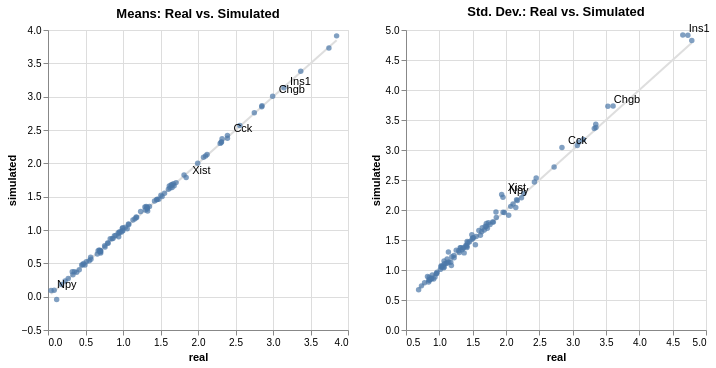

Notebook source saved alongside this figure:
### Markdown cell above
## Gene Summary Stats

### Code cell
import scdiagnostics as scd

scd.compare_moments(pancreas, samples, label_threshold=0.2)

### Figure 1 — Vega-Lite specification as saved in the notebook (floating-point values rounded to 4 significant figures)
{"config": {"view": {"continuousWidth": 300, "continuousHeight": 300}}, "hconcat": [{"layer": [{"data": {"name": "data-a9a5c98cff1ce7b83d0a643c6395ab8c"}, "mark": {"type": "line", "color": "#dedede"}, "encoding": {"x": {"field": "real", "type": "quantitative"}, "y": {"field": "simulated", "type": "quantitative"}}}, {"data": {"name": "data-a752f65130e7e9f65d592e98eb02e53e"}, "mark": {"type": "circle"}, "encoding": {"x": {"field": "real", "type": "quantitative"}, "y": {"field": "simulated", "type": "quantitative"}}}, {"data": {"name": "data-def78614ff93cfc82ba64e637e53de64"}, "mark": {"type": "text", "align": "left", "dx": 6, "dy": -6}, "encoding": {"text": {"field": "label", "type": "nominal"}, "x": {"field": "real", "type": "quantitative"}, "y": {"field": "simulated", "type": "quantitative"}}}], "title": "Means: Real vs. Simulated"}, {"layer": [{"data": {"name": "data-c74cadbd9f9470c3109fbd76c061f735"}, "mark": {"type": "line", "color": "#dedede"}, "encoding": {"x": {"field": "real", "type": "quantitative"}, "y": {"field": "simulated", "type": "quantitative"}}}, {"data": {"name": "data-2355fe38d5280d181016f5debce9b42e"}, "mark": {"type": "circle"}, "encoding": {"x": {"field": "real", "type": "quantitative"}, "y": {"field": "simulated", "type": "quantitative"}}}, {"data": {"name": "data-1b4a6971d85b788cb384576ad765311e"}, "mark": {"type": "text", "align": "left", "dx": 6, "dy": -6}, "encoding": {"text": {"field": "label", "type": "nominal"}, "x": {"field": "real", "type": "quantitative"}, "y": {"field": "simulated", "type": "quantitative"}}}], "title": "Std. Dev.: Real vs. Simulated"}], "$schema": "https://vega.github.io/schema/vega-lite/v6.1.0.json", "datasets": {"data-a9a5c98cff1ce7b83d0a643c6395ab8c": [{"real": 0.04084, "simulated": 0.04084}, {"real": 3.848, "simulated": 3.848}], "data-a752f65130e7e9f65d592e98eb02e53e": [{"real": 3.848, "simulated": 3.912, "label": ""}, {"real": 3.746, "simulated": 3.731, "label": ""}, {"real": 2.995, "simulated": 3.008, "label": "Chgb"}, {"real": 2.751, "simulated": 2.76, "label": ""}, {"real": 2.558, "simulated": 2.567, "label": ""}, {"real": 2.393, "simulated": 2.376, "label": ""}, {"real": 2.392, "simulated": 2.419, "label": "Cck"}, {"real": 3.146, "simulated": 3.134, "label": "Ins1"}, {"real": 2.31, "simulated": 2.32, "label": ""}, {"real": 2.321, "simulated": 2.369, "label": ""}, {"real": 2.073, "simulated": 2.092, "label": ""}, {"real": 2.85, "simulated": 2.847, "label": ""}, {"real": 1.842, "simulated": 1.788, "label": "Xist"}, {"real": 2.295, "simulated": 2.299, "label": ""}, {"real": 2.853, "simulated": 2.862, "label": ""}, {"real": 1.627, "simulated": 1.63, "label": ""}, {"real": 1.682, "simulated": 1.665, "label": ""}, {"real": 1.353, "simulated": 1.352, "label": ""}, {"real": 1.708, "simulated": 1.711, "label": ""}, {"real": 1.617, "simulated": 1.659, "label": ""}, {"real": 1.159, "simulated": 1.17, "label": ""}, {"real": 1.319, "simulated": 1.341, "label": ""}, {"real": 1.292, "simulated": 1.347, "label": ""}, {"real": 1.506, "simulated": 1.522, "label": ""}, {"real": 2.121, "simulated": 2.131, "label": ""}, {"real": 1.073, "simulated": 1.09, "label": ""}, {"real": 1.133, "simulated": 1.152, "label": ""}, {"real": 1.654, "simulated": 1.636, "label": ""}, {"real": 1.606, "simulated": 1.61, "label": ""}, {"real": 0.9956, "simulated": 1.036, "label": ""}, {"real": 1.522, "simulated": 1.504, "label": ""}, {"real": 1.032, "simulated": 1.041, "label": ""}, {"real": 1.056, "simulated": 1.018, "label": ""}, {"real": 1.814, "simulated": 1.824, "label": ""}, {"real": 0.8856, "simulated": 0.9156, "label": ""}, {"real": 1.329, "simulated": 1.283, "label": ""}, {"real": 1.324, "simulated": 1.316, "label": ""}, {"real": 1.672, "simulated": 1.695, "label": ""}, {"real": 0.9982, "simulated": 0.9876, "label": ""}, {"real": 3.37, "simulated": 3.382, "label": ""}, {"real": 0.7951, "simulated": 0.8041, "label": ""}, {"real": 1.325, "simulated": 1.333, "label": ""}, {"real": 0.9551, "simulated": 0.9728, "label": ""}, {"real": 0.9365, "simulated": 0.9604, "label": ""}, {"real": 1.42, "simulated": 1.436, "label": ""}, {"real": 0.6833, "simulated": 0.6998, "label": ""}, {"real": 1.456, "simulated": 1.46, "label": ""}, {"real": 1.554, "simulated": 1.551, "label": ""}, {"real": 0.3827, "simulated": 0.3679, "label": ""}, {"real": 0.5505, "simulated": 0.5391, "label": ""}, {"real": 0.4636, "simulated": 0.4774, "label": ""}, {"real": 1.477, "simulated": 1.463, "label": ""}, {"real": 1.641, "simulated": 1.676, "label": ""}, {"real": 0.9471, "simulated": 0.9525, "label": ""}, {"real": 0.511, "simulated": 0.5224, "label": ""}, {"real": 0.8298, "simulated": 0.8681, "label": ""}, {"real": 0.8681, "simulated": 0.8745, "label": ""}, {"real": 1.309, "simulated": 1.351, "label": ""}, {"real": 0.5721, "simulated": 0.5615, "label": ""}, {"real": 0.7552, "simulated": 0.7655, "label": ""}, {"real": 0.8549, "simulated": 0.8675, "label": ""}, {"real": 2.312, "simulated": 2.315, "label": ""}, {"real": 0.2697, "simulated": 0.273, "label": ""}, {"real": 0.4488, "simulated": 0.4741, "label": ""}, {"real": 0.4927, "simulated": 0.4735, "label": ""}, {"real": 1.653, "simulated": 1.68, "label": ""}, {"real": 1.077, "simulated": 1.083, "label": ""}, {"real": 0.991, "simulated": 1.022, "label": ""}, {"real": 1.448, "simulated": 1.452, "label": ""}, {"real": 0.9421, "simulated": 0.9, "label": ""}, {"real": 0.697, "simulated": 0.6838, "label": ""}, {"real": 0.08273, "simulated": 0.09762, "label": ""}, {"real": 0.5683, "simulated": 0.5924, "label": ""}, {"real": 0.3235, "simulated": 0.3738, "label": ""}, {"real": 0.6965, "simulated": 0.6825, "label": ""}, {"real": 0.1814, "simulated": 0.181, "label": ""}, {"real": 0.1157, "simulated": -0.04358, "label": ""}, {"real": 0.2278, "simulated": 0.2351, "label": ""}, {"real": 0.7605, "simulated": 0.7459, "label": ""}, {"real": 0.975, "simulated": 0.9681, "label": ""}, {"real": 0.9039, "simulated": 0.9183, "label": ""}, {"real": 0.6578, "simulated": 0.639, "label": ""}, {"real": 0.4741, "simulated": 0.4968, "label": ""}, {"real": 0.7024, "simulated": 0.6541, "label": ""}, {"real": 1.182, "simulated": 1.188, "label": ""}, {"real": 0.4167, "simulated": 0.4053, "label": ""}, {"real": 2.101, "simulated": 2.11, "label": ""}, {"real": 0.3321, "simulated": 0.3286, "label": ""}, {"real": 0.6989, "simulated": 0.6682, "label": ""}, {"real": 1.996, "simulated": 2.001, "label": ""}, {"real": 1.235, "simulated": 1.276, "label": ""}, {"real": 0.7039, "simulated": 0.6874, "label": ""}, {"real": 1.298, "simulated": 1.3, "label": ""}, {"real": 0.6927, "simulated": 0.6811, "label": ""}, {"real": 1.176, "simulated": 1.195, "label": ""}, {"real": 0.6687, "simulated": 0.6883, "label": ""}, {"real": 0.991, "simulated": 0.987, "label": ""}, {"real": 0.8014, "simulated": 0.8003, "label": ""}, {"real": 0.04084, "simulated": 0.09195, "label": "Npy"}, {"real": 0.3518, "simulated": 0.3748, "label": ""}], "data-def78614ff93cfc82ba64e637e53de64": [{"real": 2.995, "simulated": 3.008, "label": "Chgb"}, {"real": 2.392, "simulated": 2.419, "label": "Cck"}, {"real": 3.146, "simulated": 3.134, "label": "Ins1"}, {"real": 1.842, "simulated": 1.788, "label": "Xist"}, {"real": 0.04084, "simulated": 0.09195, "label": "Npy"}], "data-c74cadbd9f9470c3109fbd76c061f735": [{"real": 0.6892, "simulated": 0.6892}, {"real": 4.787, "simulated": 4.787}], "data-2355fe38d5280d181016f5debce9b42e": [{"real": 4.728, "simulated": 4.913, "label": ""}, {"real": 4.787, "simulated": 4.825, "label": ""}, {"real": 3.528, "simulated": 3.73, "label": "Chgb"}, {"real": 3.325, "simulated": 3.358, "label": ""}, {"real": 3.349, "simulated": 3.377, "label": ""}, {"real": 2.722, "simulated": 2.718, "label": ""}, {"real": 2.839, "simulated": 3.043, "label": "Cck"}, {"real": 4.652, "simulated": 4.915, "label": "Ins1"}, {"real": 3.347, "simulated": 3.428, "label": ""}, {"real": 3.606, "simulated": 3.733, "label": ""}, {"real": 2.453, "simulated": 2.533, "label": ""}, {"real": 3.094, "simulated": 3.134, "label": ""}, {"real": 1.935, "simulated": 2.26, "label": "Xist"}, {"real": 2.426, "simulated": 2.466, "label": ""}, {"real": 3.069, "simulated": 3.074, "label": ""}, {"real": 1.976, "simulated": 1.96, "label": ""}, {"real": 1.811, "simulated": 1.798, "label": ""}, {"real": 1.855, "simulated": 1.877, "label": ""}, {"real": 1.761, "simulated": 1.759, "label": ""}, {"real": 2.232, "simulated": 2.203, "label": ""}, {"real": 1.705, "simulated": 1.777, "label": ""}, {"real": 2.159, "simulated": 2.173, "label": ""}, {"real": 1.85, "simulated": 1.967, "label": ""}, {"real": 2.17, "simulated": 2.157, "label": ""}, {"real": 2.268, "simulated": 2.277, "label": ""}, {"real": 2.106, "simulated": 2.099, "label": ""}, {"real": 1.553, "simulated": 1.56, "label": ""}, {"real": 2.071, "simulated": 2.061, "label": ""}, {"real": 1.736, "simulated": 1.788, "label": ""}, {"real": 1.488, "simulated": 1.586, "label": ""}, {"real": 1.674, "simulated": 1.666, "label": ""}, {"real": 1.491, "simulated": 1.512, "label": ""}, {"real": 1.541, "simulated": 1.423, "label": ""}, {"real": 1.705, "simulated": 1.725, "label": ""}, {"real": 1.313, "simulated": 1.37, "label": ""}, {"real": 1.414, "simulated": 1.377, "label": ""}, {"real": 1.512, "simulated": 1.536, "label": ""}, {"real": 1.635, "simulated": 1.637, "label": ""}, {"real": 1.222, "simulated": 1.205, "label": ""}, {"real": 3.16, "simulated": 3.176, "label": ""}, {"real": 1.4, "simulated": 1.411, "label": ""}, {"real": 1.219, "simulated": 1.244, "label": ""}, {"real": 1.322, "simulated": 1.373, "label": ""}, {"real": 1.616, "simulated": 1.581, "label": ""}, {"real": 1.417, "simulated": 1.475, "label": ""}, {"real": 1.1, "simulated": 1.109, "label": ""}, {"real": 1.453, "simulated": 1.47, "label": ""}, {"real": 1.3, "simulated": 1.29, "label": ""}, {"real": 1.36, "simulated": 1.369, "label": ""}, {"real": 1.342, "simulated": 1.336, "label": ""}, {"real": 1.052, "simulated": 1.067, "label": ""}, {"real": 1.72, "simulated": 1.697, "label": ""}, {"real": 1.5, "simulated": 1.531, "label": ""}, {"real": 1.401, "simulated": 1.402, "label": ""}, {"real": 1.136, "simulated": 1.299, "label": ""}, {"real": 1.644, "simulated": 1.704, "label": ""}, {"real": 1.415, "simulated": 1.397, "label": ""}, {"real": 1.593, "simulated": 1.657, "label": ""}, {"real": 1.171, "simulated": 1.13, "label": ""}, {"real": 1.039, "simulated": 1.047, "label": ""}, {"real": 1.075, "simulated": 1.105, "label": ""}, {"real": 2.147, "simulated": 2.043, "label": ""}, {"real": 0.8943, "simulated": 0.9157, "label": ""}, {"real": 0.8224, "simulated": 0.8924, "label": ""}, {"real": 0.8528, "simulated": 0.829, "label": ""}, {"real": 1.69, "simulated": 1.73, "label": ""}, {"real": 1.142, "simulated": 1.134, "label": ""}, {"real": 1.29, "simulated": 1.321, "label": ""}, {"real": 1.358, "simulated": 1.368, "label": ""}, {"real": 1.071, "simulated": 1.049, "label": ""}, {"real": 0.9659, "simulated": 0.962, "label": ""}, {"real": 0.8503, "simulated": 0.8781, "label": ""}, {"real": 1.117, "simulated": 1.184, "label": ""}, {"real": 1.254, "simulated": 1.331, "label": ""}, {"real": 0.9148, "simulated": 0.8506, "label": ""}, {"real": 0.9559, "simulated": 0.9395, "label": ""}, {"real": 2.04, "simulated": 1.913, "label": ""}, {"real": 0.7319, "simulated": 0.7354, "label": ""}, {"real": 1.015, "simulated": 1.01, "label": ""}, {"real": 1.067, "simulated": 1.037, "label": ""}, {"real": 1.025, "simulated": 1.055, "label": ""}, {"real": 0.8862, "simulated": 0.8577, "label": ""}, {"real": 1.028, "simulated": 1.07, "label": ""}, {"real": 1.181, "simulated": 1.076, "label": ""}, {"real": 1.187, "simulated": 1.221, "label": ""}, {"real": 0.6892, "simulated": 0.6713, "label": ""}, {"real": 1.8, "simulated": 1.8, "label": ""}, {"real": 0.7788, "simulated": 0.7884, "label": ""}, {"real": 0.9348, "simulated": 0.8849, "label": ""}, {"real": 1.956, "simulated": 1.961, "label": ""}, {"real": 1.071, "simulated": 1.15, "label": ""}, {"real": 0.8686, "simulated": 0.8505, "label": ""}, {"real": 1.372, "simulated": 1.285, "label": ""}, {"real": 0.8798, "simulated": 0.8558, "label": ""}, {"real": 1.428, "simulated": 1.455, "label": ""}, {"real": 0.8421, "simulated": 0.8317, "label": ""}, {"real": 1.12, "simulated": 1.118, "label": ""}, {"real": 0.9569, "simulated": 0.9431, "label": ""}, {"real": 1.954, "simulated": 2.213, "label": "Npy"}, {"real": 0.84, "simulated": 0.8016, "label": ""}], "data-1b4a6971d85b788cb384576ad765311e": [{"real": 3.528, "simulated": 3.73, "label": "Chgb"}, {"real": 2.839, "simulated": 3.043, "label": "Cck"}, {"real": 4.652, "simulated": 4.915, "label": "Ins1"}, {"real": 1.935, "simulated": 2.26, "label": "Xist"}, {"real": 1.954, "simulated": 2.213, "label": "Npy"}]}}
